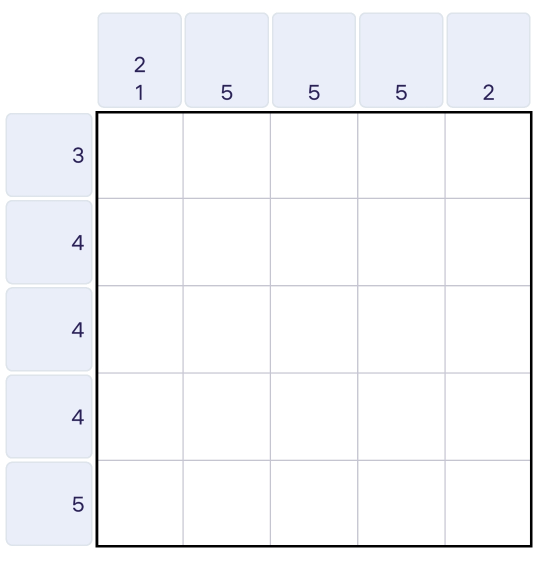
#> input picture nanograms/text.jpeg, 1080 x 1162 px (shown at 1/2 size)
$ python -i test.py   (imports and definitions only)
#> lines starting #> are read from the running program, lines starting #| are printed output that depends on the picture; after the words box and inside, x2 and y2 are one past the last pixel; in counts of white or black regions, pixels touching at a corner belong together
#> further down, picture is the input picture: shape (1162, 1080, 3); mean B, G, R 248.6, 245.8, 244.8
import cv2
import numpy as np
import easyocr

# Initialize Reader once at the start
# [1 line that did not run here, left out]

def preprocess(image):
    gray = cv2.cvtColor(image, cv2.COLOR_BGR2GRAY)
    blurred = cv2.GaussianBlur(gray, (5, 5), 0)
    # Using a slightly larger block size (15) to keep number shapes cleaner
    thresh = cv2.adaptiveThreshold(blurred, 255, cv2.ADAPTIVE_THRESH_GAUSSIAN_C, cv2.THRESH_BINARY_INV, 15, 4)
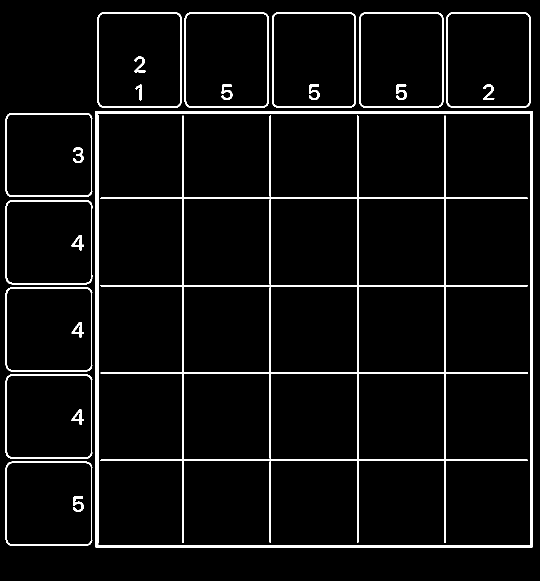
#> thresh: shape (1162, 1080) (shown at 1/2 size); 4.9% white; 23 white regions, largest, box (x1, y1, x2, y2) and area: (200, 231, 1056, 1086) 21872, (191, 222, 1065, 1095) 18229, (195, 25, 364, 216) 1928
    return thresh

# [48 lines left out: functions extract_countors, get__values_easyocr, not called in this run]

# --- Main Execution ---
# [22 lines not run here, left out]

>>> import cv2
>>> picture = cv2.imread('text.jpeg')
>>> result = preprocess(picture)
